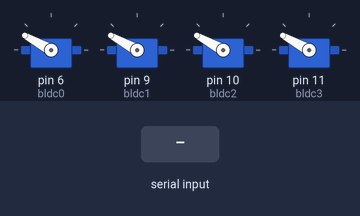
This sketch was run on a simulated Arduino Uno, built with avr-gcc and run on an emulated ATmega328P. Shown: 4 × servo. The test bench sets the inputs (shaded band). What the sketch prints to the serial monitor is not drawn.

Above: at 0.8 s.
0.9 s: "90,45\n" received over Serial
At 1.6 s:
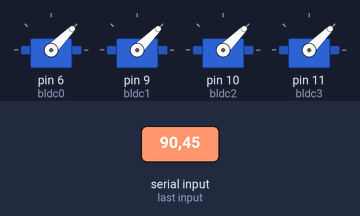
2.4 s: "30,150\n" received over Serial
At 2.8 s:
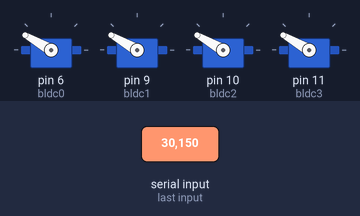
3.9 s: "90\n" received over Serial
At 5.1 s:
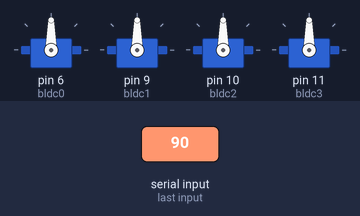
5.4 s: "200\n" received over Serial
At 6.3 s:
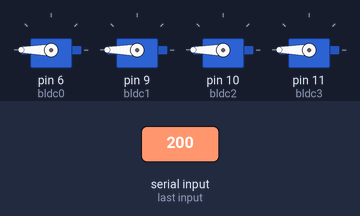
Timing chart, 0 to 7.9 s (numbered marks = the images above; inputs shaded):
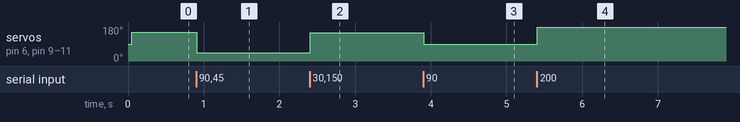

The sketch:

hovering.ino
```cpp
#include <SoftwareSerial.h>
#include <Servo.h> //라이브러리 불러오기
#include <Wire.h>

long a = 700;
#define MAX_SIGNAL 2100 // ends at 2150 but unstable
#define MIN_SIGNAL 1100 // starts at 1055 but unstable. 케바케로 안돌아가기도 한다.

Servo bldc0; //모터 선언
Servo bldc1; //모터 선언
Servo bldc2; //모터 선언
Servo bldc3; //모터 선언

void setup(){

  Serial.begin(9600);

  bldc0.attach(6);
  bldc1.attach(9);
  bldc2.attach(10);
  bldc3.attach(11);

  Serial.println("시리얼 모니터를 키셨으면, 모터에서 삑-삑소리가 난 직후 아무키나 입력해주세요");
  bldc0.writeMicroseconds(MAX_SIGNAL);
  bldc1.writeMicroseconds(MAX_SIGNAL);
  bldc2.writeMicroseconds(MAX_SIGNAL);
  bldc3.writeMicroseconds(MAX_SIGNAL);
  while (!Serial.available())
  {
    ;
  }
  Serial.read();
  Serial.println("Sending minimum output");
  bldc0.writeMicroseconds(MIN_SIGNAL);
  bldc1.writeMicroseconds(MIN_SIGNAL);
  bldc2.writeMicroseconds(MIN_SIGNAL);
  bldc3.writeMicroseconds(MIN_SIGNAL);
}
void loop()
{
 if(Serial.available()>1)
  {
     a = Serial.parseInt();
  }
  bldc0.write(a);
  bldc1.write(a);
  bldc2.write(a);
  bldc3.write(a);
  Serial.println(a);

}
```

Measured:
- after the input at 0.9 s, servo on pin 6 (bldc0), servo on pin 9 (bldc1), servo on pin 10 (bldc2), servo on pin 11 (bldc3): 151° → 45° at once
- after the input at 2.4 s, servo on pin 6 (bldc0), servo on pin 9 (bldc1), servo on pin 10 (bldc2), servo on pin 11 (bldc3): 45° → 150° at once
- after the input at 3.9 s, servo on pin 6 (bldc0), servo on pin 9 (bldc1), servo on pin 10 (bldc2), servo on pin 11 (bldc3): 150° → 90° at once
- after the input at 5.4 s, servo on pin 6 (bldc0), servo on pin 9 (bldc1), servo on pin 10 (bldc2), servo on pin 11 (bldc3): 90° → 180° at once
